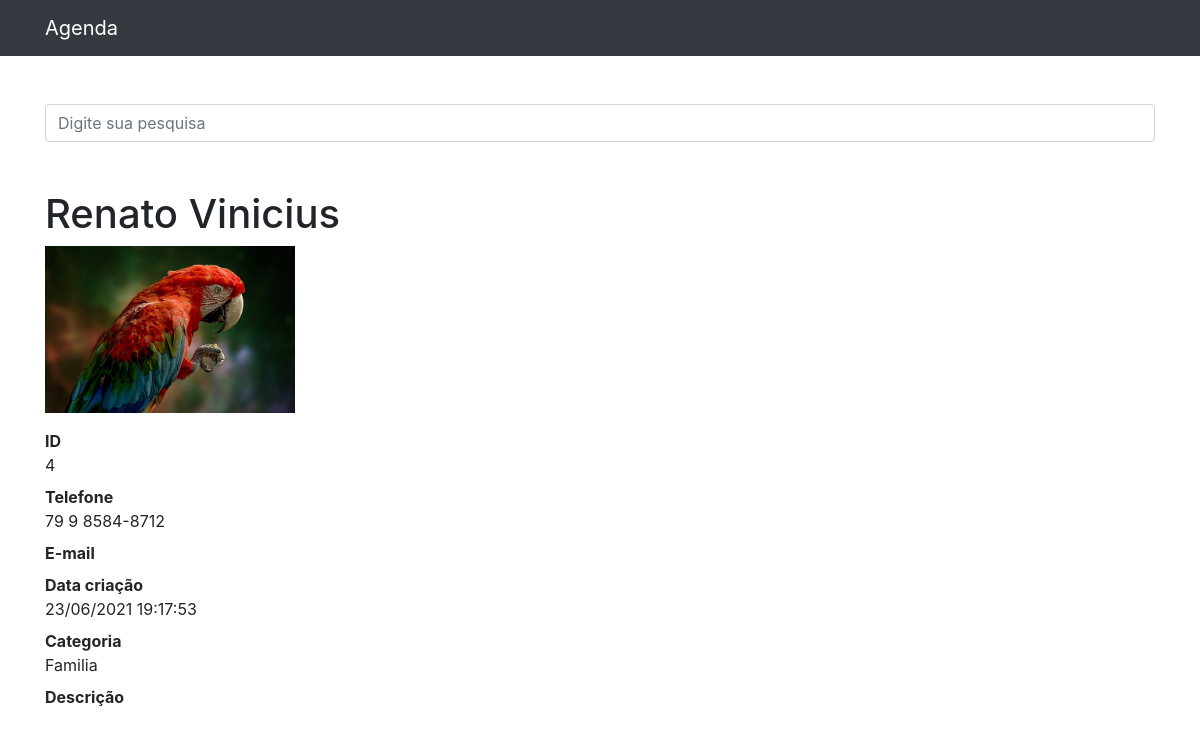
/4, run on the app's committed database.
### contatos/models.py (models this page shows, shortened)
class Contato(models.Model):
    nome = models.CharField(max_length=255)
    sobrenome = models.CharField(max_length=255, blank=True)
    telefone = models.CharField(max_length=255)
    email = models.CharField(max_length=255, blank=True)
    data_criacao = models.DateTimeField(default=timezone.now)
    descricao = models.TextField(blank=True)
    categoria = models.ForeignKey(Categoria,on_delete=models.DO_NOTHING)
    mostrar = models.BooleanField(default=True)
    foto = models.ImageField(blank=True,upload_to='fotos/%Y/%m')

class Categoria(models.Model):
    nome = models.CharField(max_length=255)
    def __str__(self):
        return self.nome

### contatos/views.py (the view)
# urls.py: path('<int:contato_id>', views.ver_contato, name='ver_contato'),
def ver_contato(request, contato_id):
    contato = get_object_or_404(Contato, id=contato_id)
    if not contato.mostrar:
        raise Http404()
    return render(request, 'contatos/ver_contato.html', {
        'contato': contato
    })

### contatos/templates/contatos/ver_contato.html (shortened to what this page needs)
{% extends 'base.html' %}
{%block conteudo %}
<h1 class="mt-5">{{contato.nome}} {{contato.sobrenome}}</h1>
<p>
    {%if contato.foto%}
    <img src="{{contato.foto.url}}" style="max-width: 250px; height: auto;">
    {%endif%}
</p>
<dl>
    <dt>ID</dt>
    <dd>{{contato.id}}</dd>
    <dt>Telefone</dt>
    <dd>{{contato.telefone}}</dd>
    <dt>E-mail</dt>
    <dt>Data criação</dt>
    <dd>{{contato.data_criacao|date:'d/m/Y H:i:s'}}</dd>
    <dt>Categoria</dt>
    <dd>{{contato.categoria}}</dd>
    <dt>Descrição</dt>
</dl>
{%endblock%}

### data on the page
Contato: nome "Renato", sobrenome "Vinicius", foto (picture), id "4", telefone "79 9 8584-8712", data_criacao "23/06/2021 19:17:53", categoria "Familia"
